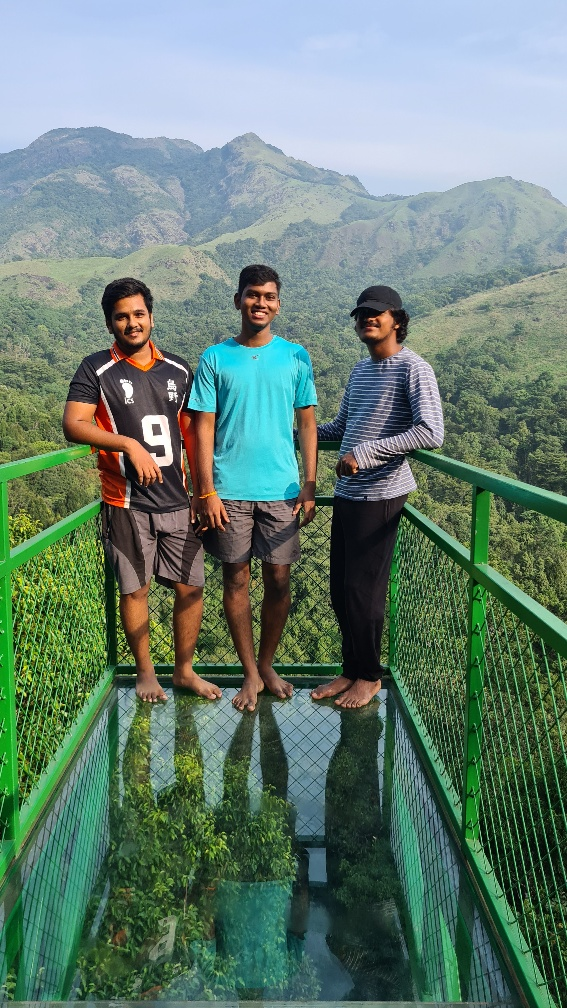
#> input picture Wayanad_2021.jpg, 567 x 1008 px
$ python face_swap.py
#> lines starting #> are read from the running program, lines starting #| are printed output that depends on the picture
import cv2

img = cv2.imread('Wayanad_2021.jpg', -1)
#> img is the input picture: shape (1008, 567, 3); mean B, G, R 115.6, 127.6, 103

face1 = img[270:350, 90:160].copy()
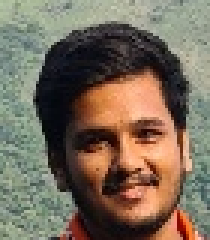
#> face1: shape (80, 70, 3) (shown 3 times larger); mean B, G, R 90.8, 107.4, 121.3
face2 = img[270:350, 350:420].copy()
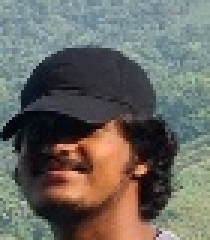
#> face2: shape (80, 70, 3) (shown 3 times larger); mean B, G, R 97.5, 104.1, 105.8

img[270:350, 350:420] = face1
img[270:350, 90:160] = face2
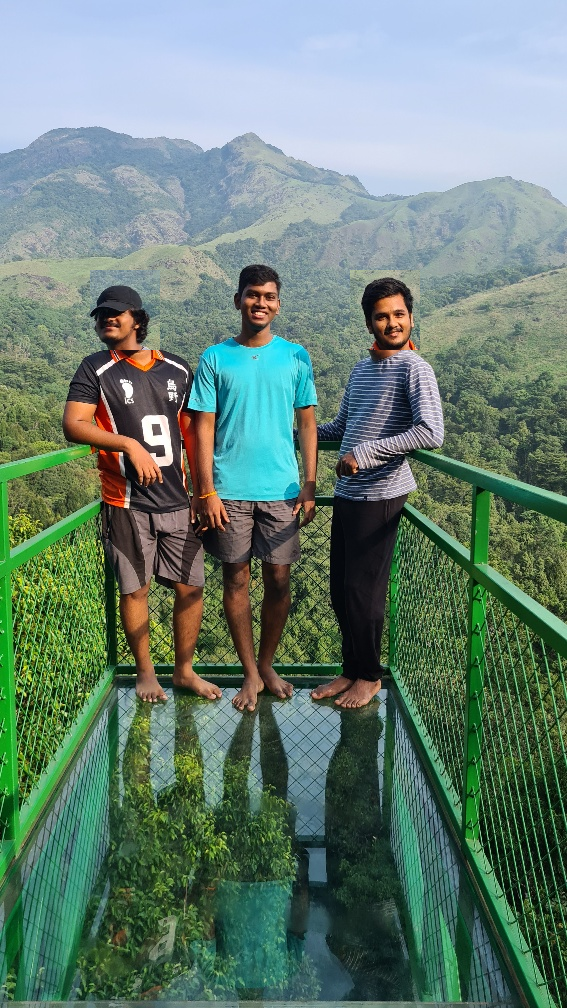
#> img: shape (1008, 567, 3); mean B, G, R 115.6, 127.6, 103

cv2.imwrite('face_swap.jpg', img)

cv2.imshow('Image', img)
cv2.waitKey(0)
cv2.destroyAllWindows()

$ run again, with soccer_practice.jpg copied over Wayanad_2021.jpg
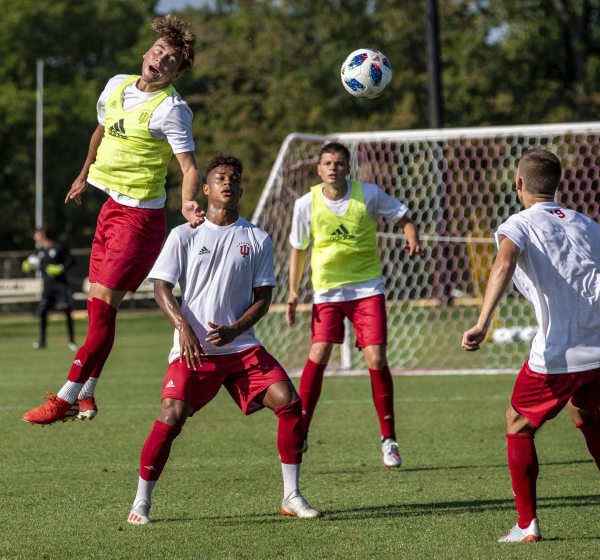
#> input picture soccer_practice.jpg, 1200 x 1119 px (shown at 1/2 size)
#> img is the input picture: shape (1119, 1200, 3); mean B, G, R 70.9, 96, 102.6
#> `face2 = img[270:350, 350:420].copy()`:
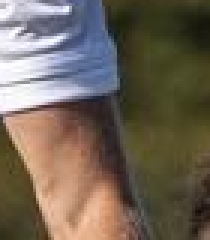
#> face2: shape (80, 70, 3) (shown 3 times larger); mean B, G, R 87.2, 101, 112.7
#> `img[270:350, 90:160] = face2`:
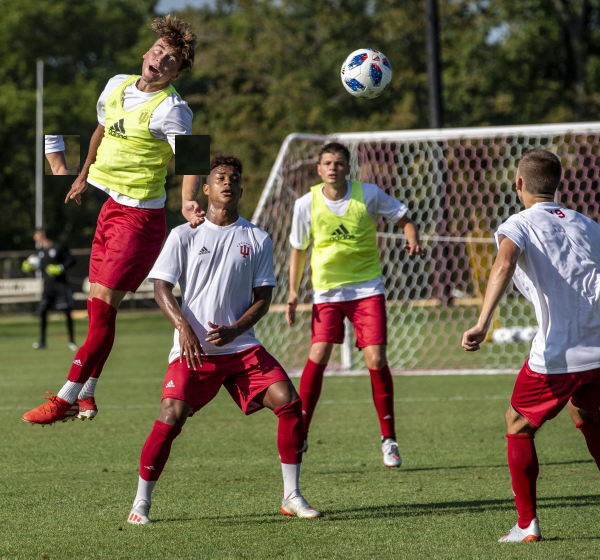
#> img: shape (1119, 1200, 3) (shown at 1/2 size); mean B, G, R 70.9, 96, 102.6
